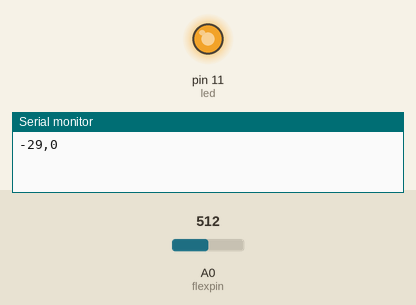
This sketch was run on a simulated Arduino Uno, built with avr-gcc and run on an emulated ATmega328P. On the bench: output pins drawn as LEDs (lit = HIGH), the last lines printed to the serial monitor. The inputs (shaded band) are chosen by the test bench; at power-on: A0 (flexpin) = 512.

Above: at 1.2 s.
1.3 s: A0 (flexpin) set to 551
At 2.4 s:
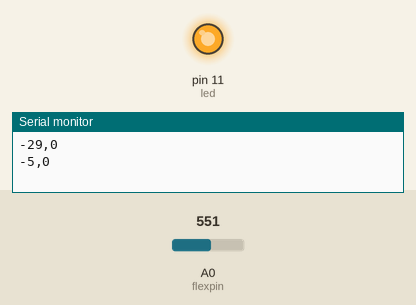
2.8 s: A0 (flexpin) set to 559
At 3.6 s:
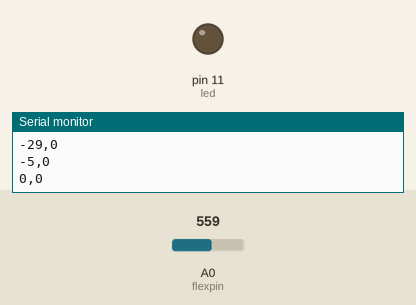
4.3 s: A0 (flexpin) set to 1023
At 4.8 s:
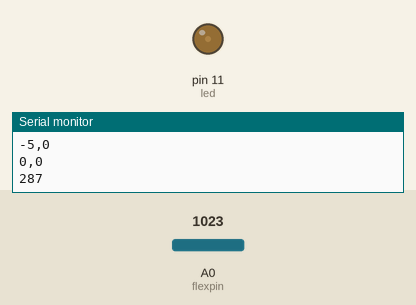
5.8 s: A0 (flexpin) set to 716
At 6.1 s:
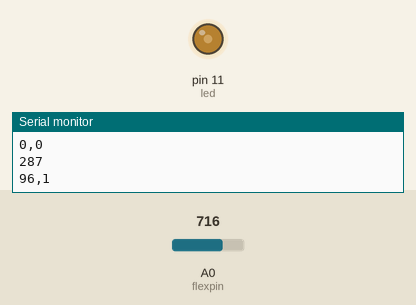
7.3 s: A0 (flexpin) set to 0
At 8.5 s:
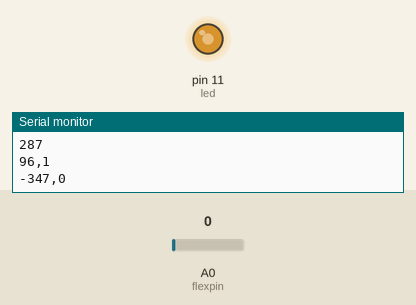
Timing chart, 0 to 9.8 s (numbered marks = the images above; inputs shaded):
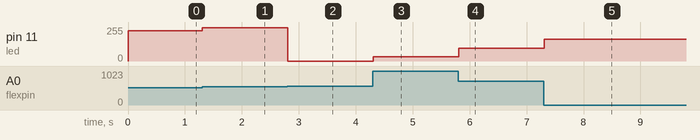

The sketch:

flexsensortest.ino
```cpp
const int led = 11;
const int flexpin = A0;
int val = 0;
int op = 0;
int prevop = 0;
const int threshold[3] = {60,120,240};


void setup() {
  // put your setup code here, to run once:
  pinMode(led,OUTPUT);
  digitalWrite(led,HIGH);
  Serial.begin(9600);
}

void loop() {
  // put your main code here, to run repeatedly:


  val = analogRead(A0);
  // Serial.println(val);
  op = map(val,560,850,0,180);
  // op -= 145;
  if(op != prevop){
    // Serial.print(val); //raw value
    // Serial.print(",");
    Serial.print(op); //mapped value
    prevop = op;
    for(int i = 0;i < 3;i++){
      if(op < threshold[i]){
        Serial.print(",");
        Serial.print(i);
        break;
      }
    }
    Serial.println();
  }


  analogWrite(11,op);
  delay(100);
}
```

Measured:
- the behaviour switches between 558 and 559 on A0 (flexpin) (found by bisection; images 1 and 2)
- after the input at 1.3 s, pin 11 (led): 227/255 → 251/255 at once
- after the input at 2.8 s, pin 11 (led): 251/255 → 0/255 at once
- after the input at 4.3 s, pin 11 (led): 0/255 → 31/255 at once
- after the input at 5.8 s, pin 11 (led): 31/255 → 96/255 at once
- after the input at 7.3 s, pin 11 (led): 96/255 → 165/255 at once
